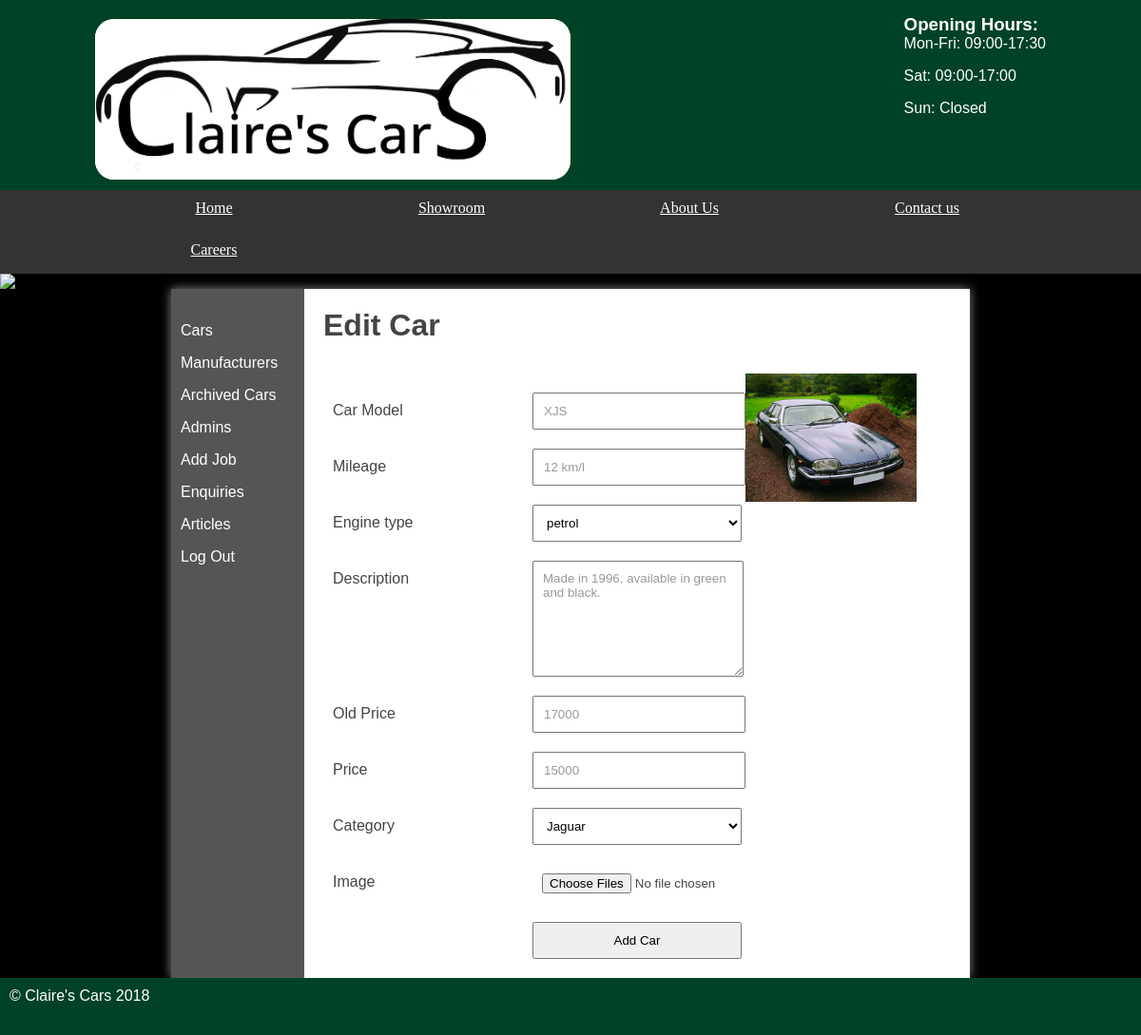
The page /?page=editcar&carId=1 (signed in) on the database its author committed.
### tables this page shows
CREATE TABLE `cars` (
  `id` int(11) NOT NULL AUTO_INCREMENT,
  `name` varchar(45) DEFAULT NULL,
  `mileage` varchar(45) DEFAULT NULL,
  `engine_type` varchar(45) DEFAULT NULL,
  `price` varchar(45) DEFAULT NULL,
  `manufacturerId` int(11) DEFAULT NULL,
  `description` longblob DEFAULT NULL,
  `archive` char(1) DEFAULT NULL,
  `old_price` varchar(45) DEFAULT NULL,
  `added_by` varchar(45) DEFAULT NULL,
  PRIMARY KEY (`id`)
);

### webControllers/adminController.php (called while the page is built, shortened)
<?php
class adminController{
    private $manufacturer_table;
    private $cars_table;
    public function __construct($cars, $manufacturer, $users, $article, $enquiry){
        $this->cars_table = $cars;
        $this->manufacturer_table = $manufacturer;
    }
    public function editCar(){
        $stmt = $this -> manufacturer_table -> findAllData();
        $carData = $this -> cars_table -> find('id', $_GET['carId']);
        return [
            'template' => 'admin/addcar.html.php',
            'title' => 'Claires\'s Cars - Admin Edit Car page',
            'variables' => [
                'stmt' => $stmt,
                'heading' => 'Edit Car',
                'carData' => $carData[0]
            ]
        ];
    }
}
?>

### classes/databaseTable.php (called while the page is built, shortened)
<?php
class databaseTable{
    private $table;
    private $pdo;
	public function __construct($table,$primaryKey,$pdo) {
		$this->table = $table;
        $this->pdo = $pdo;
	}
    function find($field, $value){
        $query = $this->pdo->prepare('SELECT * FROM ' .$this->table. ' WHERE ' .$field. ' =:value');
        $key = [
            'value' => $value
        ];
        $query->execute($key);
        return $query->fetchAll();
    }
    function findAllData(){
        $query = $this->pdo->prepare('SELECT * FROM '.$this->table);
        $query->execute();
        return $query->fetchAll();
    }
}

### templates/admin/addcar.html.php (the view, shortened to what this page needs)
	<section class="right">
	<?php
		if (isset($_SESSION['loggedin']) && $_SESSION['loggedin'] == true) {
		?>
			<h2><?= $heading ?></h2>
			<form method="POST" enctype="multipart/form-data">
				<label>Car Model</label>
				<input type="text" name="name" value="<?=$carData['name'] ??''?>" />
				<label>Mileage</label>
				<input type="text" name="mileage" value="<?=$carData['mileage'] ??''?>" />
				<label>Engine type</label>
				<select name="engine_type">
					<?php
					if(isset($carData['engine_type']) && $carData['engine_type'] == "petrol"){
						echo'
						<option value="diesel">diesel </option>
						<option selected="selected" value="petrol">petrol </option>';
					}else{
						echo '
						<option value="diesel">diesel </option>
						<option value="petrol">petrol </option>';
					}
					?>
				</select>
				<label>Description</label>
				<textarea name="description"><?=$carData['description'] ??''?></textarea>
				<label>Old Price</label>
				<input type="text" name="old_price" value="<?=$carData['old_price'] ??''?>"/>
				<label>Price</label>
				<input type="text" name="price" value="<?=$carData['price'] ??''?>"/>
				<label>Category</label>
				<select name="manufacturerId">
                    <?php
					foreach ($stmt as $row) {
						if(isset($carData['manufacturerId']) && $carData['manufacturerId'] == $row['id']){
                        	echo '<option selected="selected" value="' . $row['id'] . '">' . $row['name'] . '</option>';
						}else{
                        	echo '<option value="' . $row['id'] . '">' . $row['name'] . '</option>';
						}
					}
                    ?>
	</select>
	<?php
		if(isset($carData['id'])){
			$i = 1;
			while (file_exists('images/cars/' . $carData['id'] .'-'.$i. '.jpg')) {
				echo '<a href="images/cars/' . $carData['id'] .'-'.$i. '.jpg"><img src="images/cars/' . $carData['id'] . '-' .$i.'.jpg" style="width:180px;"/></a>';
				$i++;
			}
		}
	?>
				<label>Image</label>
				<input type="file" name="image[]" multiple/>
				<input type="submit" name="submit" value="Add Car" />
			</form>
		<?php
		}
		else {
			header("Location:/?page=admin");
		}
	?>
</section>

### styles.css (style rules this page uses)
* { margin: 0; padding: 0; }
html { font-family: 'Oxygen-Regular', verdana, sans-serif; }
body { background-color: #000; }
main h2 { font-size:2em; }
p, li, h2 { margin-bottom: 1em; }
form select, form label, form input, form textarea { float: left; width: 200px; padding: 10px; margin-top: 20px; }
form label { clear: left; }
textarea { height: 100px; }
form input[type="text"], form input[type="password"], textarea { color: #999; font-family: verdana, sans-serif }
input[type="submit"] { clear: both; margin-left: 220px; width: 220px; }
section a { color: #444; }
form select { width: 220px; }
.stock .products, .admin .right { display: table-cell; padding: 20px; }
.right { padding: 20px; }
main img { display: block; }

### rows shown on the page
cars: name "XJS", mileage "12 km/l", engine_type "petrol", description "Made in 1996, available in green and black.", old_price "17000", price "15000"

### other values the page prints
$heading "Edit Car"
form field manufacturerId "Jaguar"
